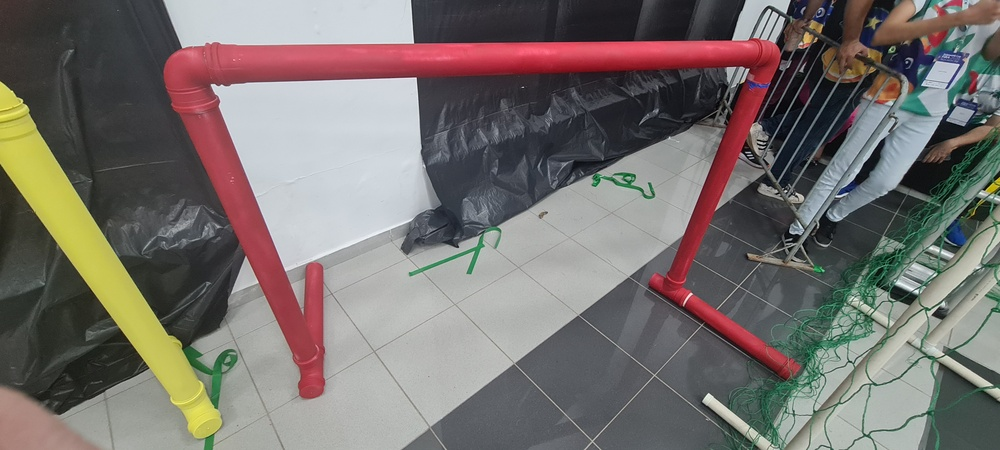
#> input picture imagens/red1.jpg, 1000 x 450 px, shrunk from 4032 x 1816 before the run
$ python testhoughofc.py
#> lines starting #> are read from the running program, lines starting #| are printed output that depends on the picture; after the words box and inside, x2 and y2 are one past the last pixel; in counts of white or black regions, pixels touching at a corner belong together
import cv2
import numpy as np

def main():
    # Carrega a imagem
    imagem = cv2.imread('./imagens/red1.jpg')
#> imagem is the input picture: shape (450, 1000, 3); mean B, G, R 109.5, 113, 119.1
    imagem_hsv = cv2.cvtColor(imagem, cv2.COLOR_BGR2HSV)
#> imagem_hsv: shape (450, 1000, 3); mean H, S, V 86.3, 46.6, 126.1

    # Detecta contornos na imagem em escala de cinza
    imagem_cinza = cv2.cvtColor(imagem, cv2.COLOR_BGR2GRAY)
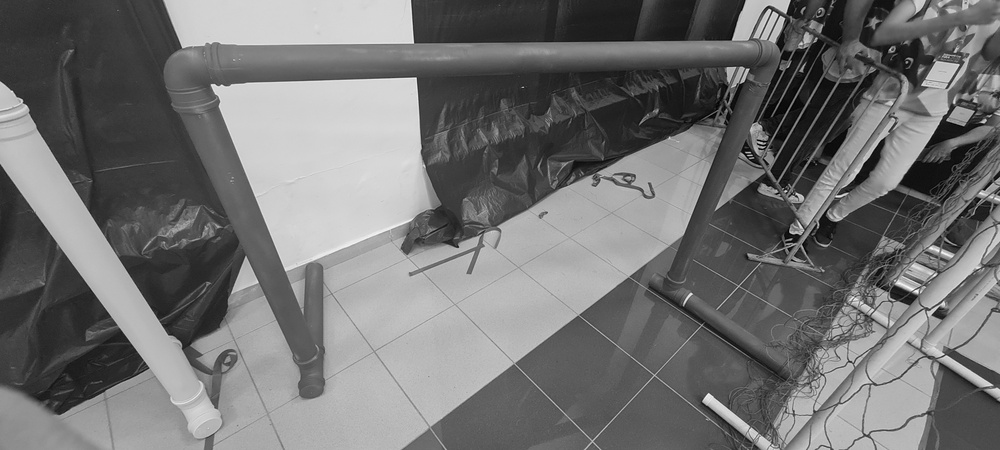
#> imagem_cinza: shape (450, 1000); min 0, max 255, mean 114.5
    bordas = cv2.Canny(imagem_cinza, 100, 200)
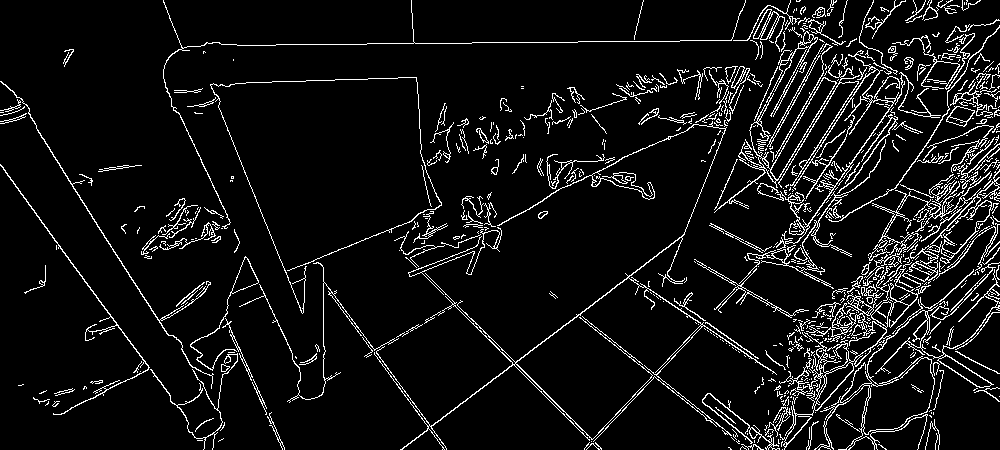
#> bordas: shape (450, 1000); 7.3% white in thin lines or dots
    contornos, hierarquia = cv2.findContours(bordas, cv2.RETR_EXTERNAL, cv2.CHAIN_APPROX_SIMPLE)
#> contornos = 637 contours, 560 with area under 20; largest, box (x1, y1, x2, y2) and area: (779, 265, 1000, 450) 6774, (714, 31, 837, 213) 2211, (739, 50, 941, 289) 1249, (374, 121, 777, 450) 752, (190, 256, 259, 371) 525

    # Identifica o objeto mais próximo com base no maior contorno (suposição: objeto maior está mais próximo)
    contorno_maior = max(contornos, key=cv2.contourArea)
#> contorno_maior = contour of 2599 points, box (x1, y1, x2, y2) (779, 265, 1000, 450), area 6774

    # Cria uma máscara em branco do mesmo tamanho da imagem
    mascara_objeto = np.zeros_like(imagem_cinza)

    # Desenha o contorno do maior objeto na máscara
    cv2.drawContours(mascara_objeto, [contorno_maior], -1, 255, thickness=cv2.FILLED)
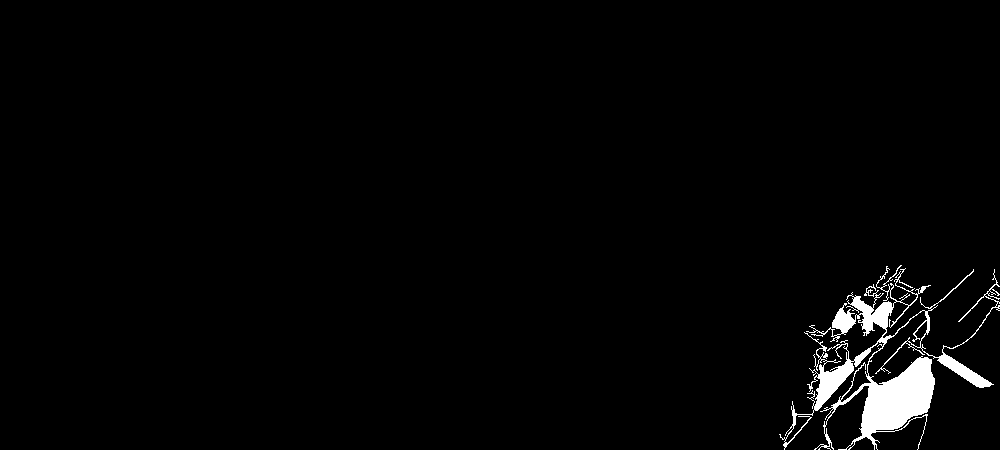
#> mascara_objeto: shape (450, 1000); 2% white; 1 white region, box (x1, y1, x2, y2) and area: (779, 265, 1000, 450) 8984

    # Define os limites para a cor vermelha no espaço de cor HSV
    limiar_inferior1 = np.array([0, 70, 50])
    limiar_superior1 = np.array([10, 255, 255])

    limiar_inferior2 = np.array([170, 70, 50])
    limiar_superior2 = np.array([180, 255, 255])

    # Segmenta a cor vermelha na imagem
    mascara_vermelha1 = cv2.inRange(imagem_hsv, limiar_inferior1, limiar_superior1)
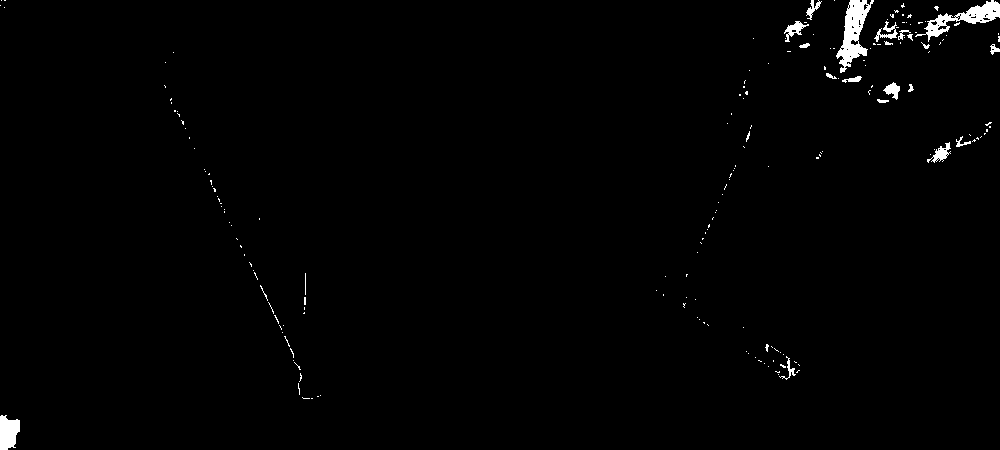
#> mascara_vermelha1: shape (450, 1000); 1.1% white; 191 white regions (168 under 20 px), largest, box (x1, y1, x2, y2) and area: (836, 0, 874, 73) 1210, (915, 0, 1000, 42) 985, (0, 415, 20, 450) 542
    mascara_vermelha2 = cv2.inRange(imagem_hsv, limiar_inferior2, limiar_superior2)
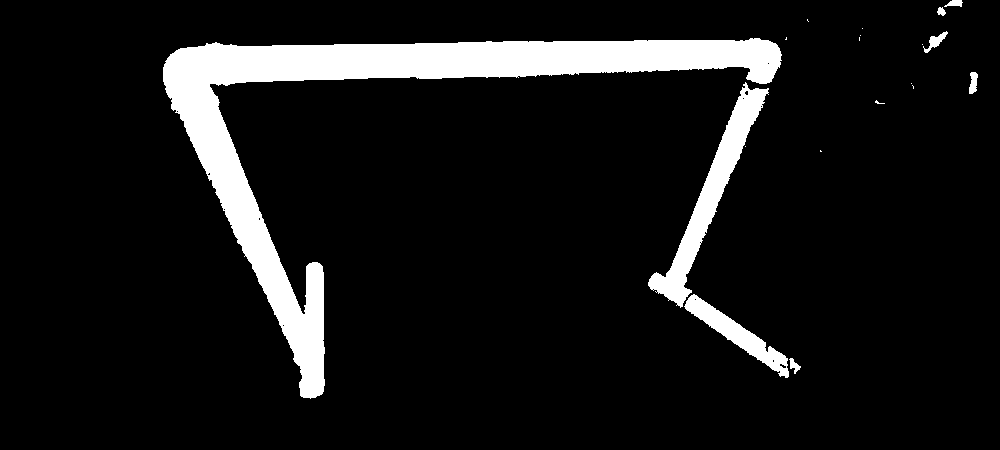
#> mascara_vermelha2: shape (450, 1000); 9.2% white; 19 white regions (11 under 20 px), largest, box (x1, y1, x2, y2) and area: (163, 38, 782, 399) 33203, (648, 82, 769, 308) 5245, (684, 294, 789, 378) 2150
    mascara_vermelha = cv2.bitwise_or(mascara_vermelha1, mascara_vermelha2)
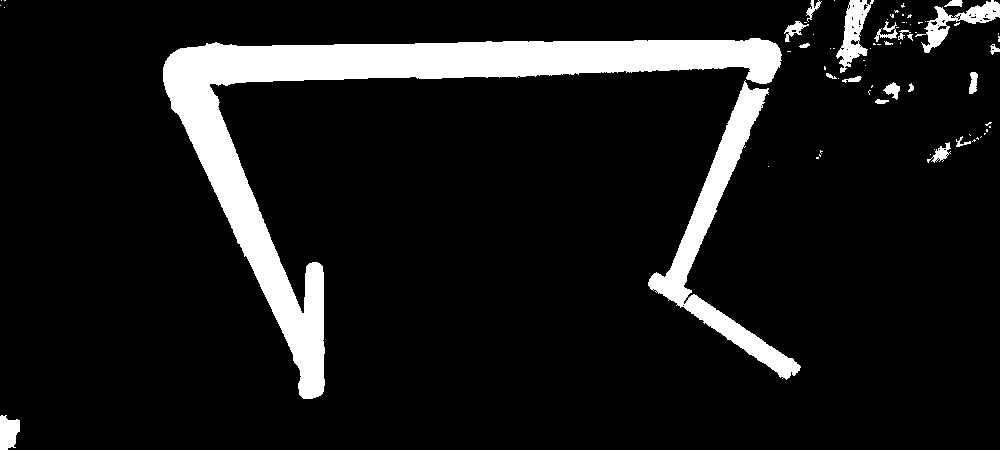
#> mascara_vermelha: shape (450, 1000); 10.2% white; 73 white regions (51 under 20 px), largest, box (x1, y1, x2, y2) and area: (163, 38, 782, 399) 33475, (648, 80, 801, 380) 7754, (915, 0, 1000, 53) 1271

    # Aplica a máscara do objeto mais próximo na máscara vermelha
    mascara_final = cv2.bitwise_and(mascara_vermelha, mascara_objeto)
#> mascara_final: shape (450, 1000); every value is 0

    # Calcula a proporção de pixels vermelhos dentro da área do objeto
    total_pixels = cv2.countNonZero(mascara_objeto)
#> total_pixels = 8984
    pixels_vermelhos = cv2.countNonZero(mascara_final)
#> pixels_vermelhos = 0
    proporcao_vermelha = pixels_vermelhos / total_pixels if total_pixels > 0 else 0
#> proporcao_vermelha = 0

    # Exibe os resultados
    print(f'Proporção de área vermelha no objeto mais próximo: {proporcao_vermelha:.2f}')
#| Proporção de área vermelha no objeto mais próximo: 0.00

    cv2.imshow('Área Vermelha no Objeto Mais Próximo', mascara_final)
    cv2.waitKey(0)
    cv2.destroyAllWindows()

if __name__ == "__main__":
    main()

$ run again, with imagens/red4.jpg copied over imagens/red1.jpg
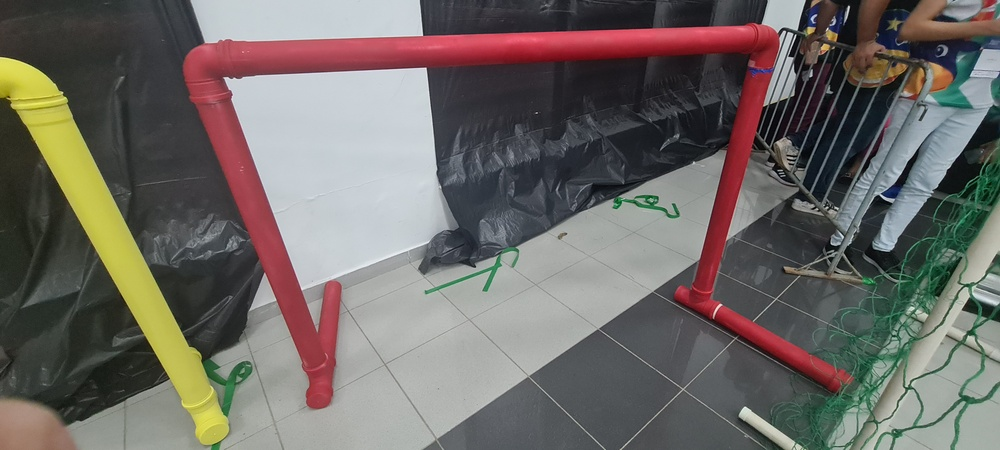
#> input picture imagens/red4.jpg, 1000 x 450 px, shrunk from 4032 x 1816 before the run
#> in main, imagem is the input picture: shape (450, 1000, 3); mean B, G, R 101.8, 106.2, 111
#> imagem_hsv: shape (450, 1000, 3); mean H, S, V 87.4, 49.3, 118.3
#> in main, `bordas = cv2.Canny(imagem_cinza, 100, 200)`:
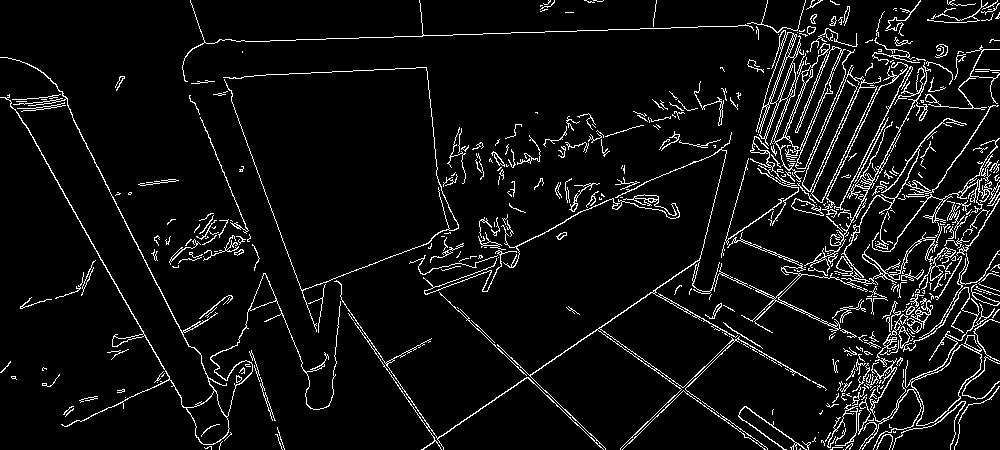
#> bordas: shape (450, 1000); 6.3% white in thin lines or dots
#> contornos = 464 contours, 395 with area under 20; largest, box (x1, y1, x2, y2) and area: (859, 250, 1000, 450) 3147, (756, 30, 855, 182) 2573, (0, 57, 341, 445) 2466, (802, 65, 881, 203) 1818, (727, 232, 938, 333) 794
#> contorno_maior = contour of 1314 points, box (x1, y1, x2, y2) (859, 250, 1000, 450), area 3147
#> mascara_objeto: shape (450, 1000); 0.93% white; 1 white region, box (x1, y1, x2, y2) and area: (859, 250, 1000, 450) 4190
#> mascara_vermelha1: shape (450, 1000); 1% white; 231 white regions (208 under 20 px), largest, box (x1, y1, x2, y2) and area: (852, 0, 890, 68) 1280, (32, 422, 75, 450) 563, (969, 12, 1000, 34) 433
#> mascara_vermelha2: shape (450, 1000); 8.9% white; 29 white regions (22 under 20 px), largest, box (x1, y1, x2, y2) and area: (182, 22, 780, 409) 31136, (673, 69, 773, 320) 5956, (714, 305, 840, 391) 2604
#> in main, `mascara_vermelha = cv2.bitwise_or(mascara_vermelha1, mascara_vermelha2)`:
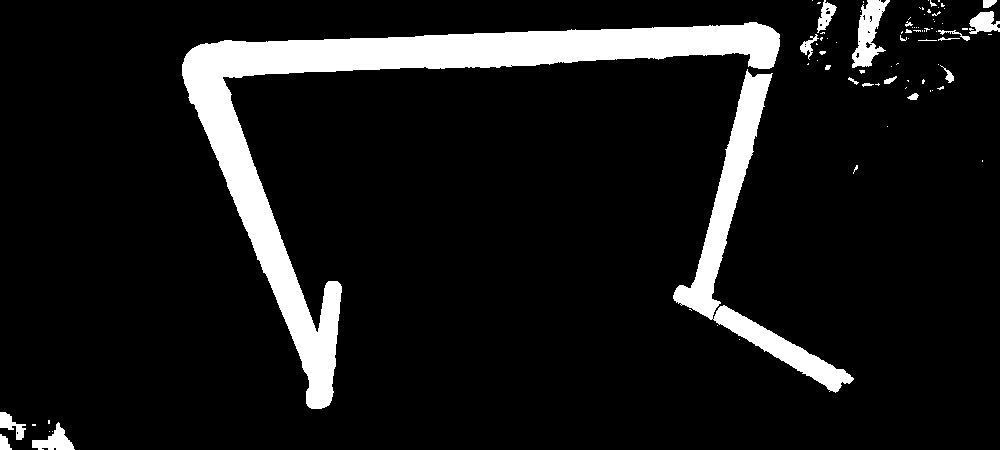
#> mascara_vermelha: shape (450, 1000); 9.9% white; 84 white regions (61 under 20 px), largest, box (x1, y1, x2, y2) and area: (182, 22, 780, 409) 31412, (673, 69, 854, 393) 9014, (852, 0, 890, 68) 1280
#> mascara_final: shape (450, 1000); every value is 0
#> total_pixels = 4190
#> pixels_vermelhos = 0
#| Proporção de área vermelha no objeto mais próximo: 0.00
